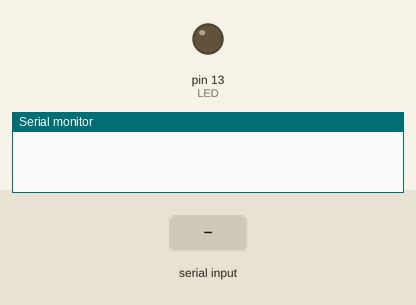
The sketch below on a simulated Arduino Uno, built with avr-gcc and run on an emulated ATmega328P. Parts: output pins drawn as LEDs (lit = HIGH), the last lines printed to the serial monitor. The test bench sets the inputs (shaded band).

Above: at 1.2 s.
1.3 s: "$STR\n" received over Serial
At 1.7 s:
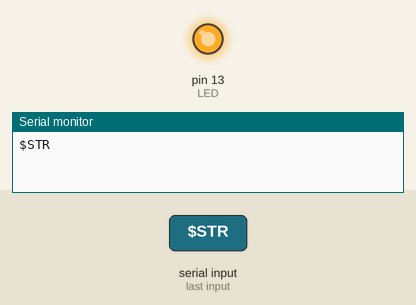
2.8 s: "$STP\n" received over Serial
At 4.0 s:
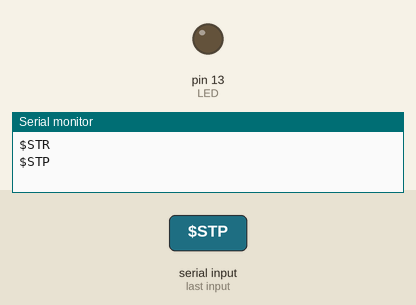
Timing chart, 0 to 5.8 s (numbered marks = the images above; inputs shaded):
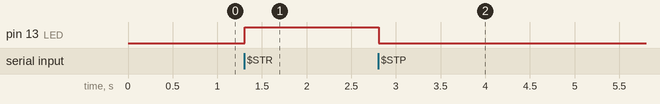

Measured:
- after the input at 1.3 s, pin 13 (LED): LOW → HIGH at once
- after the input at 2.8 s, pin 13 (LED): HIGH → LOW at once

The sketch:

Phase_B_Website_LED.ino
```cpp
#define LED 13

String readString;

void setup() {

  pinMode(LED, OUTPUT);
  digitalWrite(LED, LOW);

  //Serial; ESP will write stuff after events on the website
  Serial.begin(9600);

}

void loop() {

  if(Serial.available() > 0){
    readString = Serial.readStringUntil('\n');
    Serial.println(readString);

    /*
    if(readString == "$GET"){

    }
    */
    if(readString == "$STR"){

      digitalWrite(LED, HIGH);
    }
    else if(readString == "$STP"){

      digitalWrite(LED, LOW);
    }
  }

}
```
